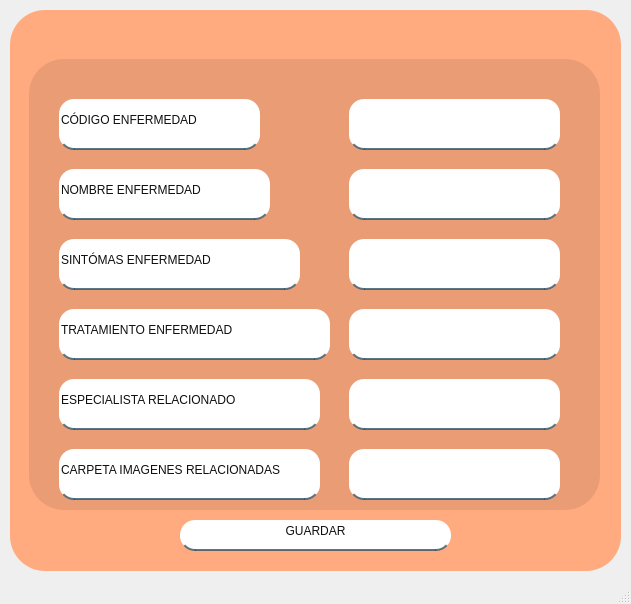
<?xml version="1.0" encoding="UTF-8"?>
<ui version="4.0">
 <class>MainWindow</class>
 <widget class="QMainWindow" name="MainWindow">
  <property name="geometry">
   <rect>
    <x>0</x>
    <y>0</y>
    <width>631</width>
    <height>604</height>
   </rect>
  </property>
  <property name="windowTitle">
   <string>MainWindow</string>
  </property>
  <widget class="QWidget" name="centralwidget">
   <widget class="QWidget" name="widget" native="true">
    <property name="geometry">
     <rect>
      <x>10</x>
      <y>10</y>
      <width>611</width>
      <height>561</height>
     </rect>
    </property>
    <property name="styleSheet">
     <string notr="true">background-color: rgb(255, 170, 127);
border-radius: 35px;</string>
    </property>
    <widget class="QFrame" name="frame">
     <property name="geometry">
      <rect>
       <x>19</x>
       <y>49</y>
       <width>571</width>
       <height>451</height>
      </rect>
     </property>
     <property name="styleSheet">
      <string notr="true">background-color: rgb(234, 156, 117);</string>
     </property>
     <property name="frameShape">
      <enum>QFrame::StyledPanel</enum>
     </property>
     <property name="frameShadow">
      <enum>QFrame::Raised</enum>
     </property>
     <widget class="QLineEdit" name="lineEdit">
      <property name="geometry">
       <rect>
        <x>30</x>
        <y>40</y>
        <width>201</width>
        <height>51</height>
       </rect>
      </property>
      <property name="toolTip">
       <string>&lt;html&gt;&lt;head/&gt;&lt;body&gt;&lt;p align=&quot;center&quot;&gt;&lt;br/&gt;&lt;/p&gt;&lt;/body&gt;&lt;/html&gt;</string>
      </property>
      <property name="styleSheet">
       <string notr="true">font: 75 11pt &quot;Segoe Script&quot;;
background-color: rgb(255, 255, 255);
border:none;
border-bottom:2px solid rgba(46,82,101,200);
color:rgba(0,0,0,240);
padding-bottom:7px; 
border-radius: 15px;
</string>
      </property>
      <property name="text">
       <string>CÓDIGO ENFERMEDAD</string>
      </property>
     </widget>
     <widget class="QLineEdit" name="codigo">
      <property name="geometry">
       <rect>
        <x>320</x>
        <y>40</y>
        <width>211</width>
        <height>51</height>
       </rect>
      </property>
      <property name="styleSheet">
       <string notr="true">font: 75 12pt &quot;Times New Roman&quot;;
background-color: rgb(255, 255, 255);
border:none;
border-bottom:2px solid rgba(46,82,101,200);
color:rgba(0,0,0,240);
padding-bottom:7px; 
border-radius: 15px;
</string>
      </property>
      <property name="alignment">
       <set>Qt::AlignCenter</set>
      </property>
      <property name="placeholderText">
       <string/>
      </property>
     </widget>
     <widget class="QLineEdit" name="lineEdit_2">
      <property name="geometry">
       <rect>
        <x>30</x>
        <y>110</y>
        <width>211</width>
        <height>51</height>
       </rect>
      </property>
      <property name="styleSheet">
       <string notr="true">font: 75 11pt &quot;Segoe Script&quot;;
background-color: rgb(255, 255, 255);
border:none;
border-bottom:2px solid rgba(46,82,101,200);
color:rgba(0,0,0,240);
padding-bottom:7px; 
border-radius: 15px;
</string>
      </property>
      <property name="text">
       <string>NOMBRE ENFERMEDAD</string>
      </property>
     </widget>
     <widget class="QLineEdit" name="lineEdit_3">
      <property name="geometry">
       <rect>
        <x>30</x>
        <y>180</y>
        <width>241</width>
        <height>51</height>
       </rect>
      </property>
      <property name="styleSheet">
       <string notr="true">font: 75 11pt &quot;Segoe Script&quot;;
background-color: rgb(255, 255, 255);
border:none;
border-bottom:2px solid rgba(46,82,101,200);
color:rgba(0,0,0,240);
padding-bottom:7px; 
border-radius: 15px;
</string>
      </property>
      <property name="text">
       <string>SINTÓMAS ENFERMEDAD</string>
      </property>
     </widget>
     <widget class="QLineEdit" name="nombre">
      <property name="geometry">
       <rect>
        <x>320</x>
        <y>110</y>
        <width>211</width>
        <height>51</height>
       </rect>
      </property>
      <property name="styleSheet">
       <string notr="true">font: 75 12pt &quot;Times New Roman&quot;;
background-color: rgb(255, 255, 255);
border:none;
border-bottom:2px solid rgba(46,82,101,200);
color:rgba(0,0,0,240);
padding-bottom:7px; 
border-radius: 15px;
</string>
      </property>
      <property name="alignment">
       <set>Qt::AlignCenter</set>
      </property>
      <property name="placeholderText">
       <string/>
      </property>
     </widget>
     <widget class="QLineEdit" name="sintomas">
      <property name="geometry">
       <rect>
        <x>320</x>
        <y>180</y>
        <width>211</width>
        <height>51</height>
       </rect>
      </property>
      <property name="styleSheet">
       <string notr="true">font: 75 12pt &quot;Times New Roman&quot;;
background-color: rgb(255, 255, 255);
border:none;
border-bottom:2px solid rgba(46,82,101,200);
color:rgba(0,0,0,240);
padding-bottom:7px; 
border-radius: 15px;
</string>
      </property>
      <property name="alignment">
       <set>Qt::AlignCenter</set>
      </property>
      <property name="placeholderText">
       <string/>
      </property>
     </widget>
     <widget class="QLineEdit" name="lineEdit_4">
      <property name="geometry">
       <rect>
        <x>30</x>
        <y>320</y>
        <width>261</width>
        <height>51</height>
       </rect>
      </property>
      <property name="styleSheet">
       <string notr="true">font: 75 11pt &quot;Segoe Script&quot;;
background-color: rgb(255, 255, 255);
border:none;
border-bottom:2px solid rgba(46,82,101,200);
color:rgba(0,0,0,240);
padding-bottom:7px; 
border-radius: 15px;
</string>
      </property>
      <property name="text">
       <string>ESPECIALISTA RELACIONADO</string>
      </property>
     </widget>
     <widget class="QLineEdit" name="lineEdit_5">
      <property name="geometry">
       <rect>
        <x>30</x>
        <y>250</y>
        <width>271</width>
        <height>51</height>
       </rect>
      </property>
      <property name="styleSheet">
       <string notr="true">font: 75 11pt &quot;Segoe Script&quot;;
background-color: rgb(255, 255, 255);
border:none;
border-bottom:2px solid rgba(46,82,101,200);
color:rgba(0,0,0,240);
padding-bottom:7px; 
border-radius: 15px;
</string>
      </property>
      <property name="text">
       <string>TRATAMIENTO ENFERMEDAD</string>
      </property>
     </widget>
     <widget class="QLineEdit" name="tratamiento">
      <property name="geometry">
       <rect>
        <x>320</x>
        <y>250</y>
        <width>211</width>
        <height>51</height>
       </rect>
      </property>
      <property name="styleSheet">
       <string notr="true">font: 75 12pt &quot;Times New Roman&quot;;
background-color: rgb(255, 255, 255);
border:none;
border-bottom:2px solid rgba(46,82,101,200);
color:rgba(0,0,0,240);
padding-bottom:7px; 
border-radius: 15px;
</string>
      </property>
      <property name="alignment">
       <set>Qt::AlignCenter</set>
      </property>
      <property name="placeholderText">
       <string/>
      </property>
     </widget>
     <widget class="QLineEdit" name="especialista">
      <property name="geometry">
       <rect>
        <x>320</x>
        <y>320</y>
        <width>211</width>
        <height>51</height>
       </rect>
      </property>
      <property name="styleSheet">
       <string notr="true">font: 75 12pt &quot;Times New Roman&quot;;
background-color: rgb(255, 255, 255);
border:none;
border-bottom:2px solid rgba(46,82,101,200);
color:rgba(0,0,0,240);
padding-bottom:7px; 
border-radius: 15px;
</string>
      </property>
      <property name="alignment">
       <set>Qt::AlignCenter</set>
      </property>
      <property name="placeholderText">
       <string/>
      </property>
     </widget>
     <widget class="QLineEdit" name="carpeta">
      <property name="geometry">
       <rect>
        <x>320</x>
        <y>390</y>
        <width>211</width>
        <height>51</height>
       </rect>
      </property>
      <property name="styleSheet">
       <string notr="true">font: 75 12pt &quot;Times New Roman&quot;;
background-color: rgb(255, 255, 255);
border:none;
border-bottom:2px solid rgba(46,82,101,200);
color:rgba(0,0,0,240);
padding-bottom:7px; 
border-radius: 15px;
</string>
      </property>
      <property name="alignment">
       <set>Qt::AlignCenter</set>
      </property>
      <property name="placeholderText">
       <string/>
      </property>
     </widget>
     <widget class="QLineEdit" name="lineEdit_6">
      <property name="geometry">
       <rect>
        <x>30</x>
        <y>390</y>
        <width>261</width>
        <height>51</height>
       </rect>
      </property>
      <property name="toolTip">
       <string>&lt;html&gt;&lt;head/&gt;&lt;body&gt;&lt;p align=&quot;center&quot;&gt;&lt;span style=&quot; font-size:8pt;&quot;&gt;INVESTIGA Y CARGA EN ESTE CAMPO &lt;/span&gt;&lt;/p&gt;&lt;p align=&quot;center&quot;&gt;&lt;span style=&quot; font-size:8pt;&quot;&gt;UNA CARPETA CON IMAGENES RELACIONADAS&lt;/span&gt;&lt;/p&gt;&lt;/body&gt;&lt;/html&gt;</string>
      </property>
      <property name="styleSheet">
       <string notr="true">font: 75 9pt &quot;Segoe Script&quot;;
background-color: rgb(255, 255, 255);
border:none;
border-bottom:2px solid rgba(46,82,101,200);
color:rgba(0,0,0,240);
padding-bottom:7px; 
border-radius: 15px;
</string>
      </property>
      <property name="text">
       <string>CARPETA IMAGENES RELACIONADAS</string>
      </property>
     </widget>
    </widget>
    <widget class="QPushButton" name="salir">
     <property name="geometry">
      <rect>
       <x>550</x>
       <y>10</y>
       <width>37</width>
       <height>33</height>
      </rect>
     </property>
     <property name="mouseTracking">
      <bool>true</bool>
     </property>
     <property name="styleSheet">
      <string notr="true">QPushButton {
    border: 0px;
}

QPushButton:hover {
    border: 5px solid ;
	border-color: rgb(255, 255, 255);
	background-color: rgb(255, 255, 255);
}
</string>
     </property>
     <property name="text">
      <string/>
     </property>
     <property name="icon">
      <iconset>
       <normaloff>../login/icons8-cerrar-ventana-50.png</normaloff>../login/icons8-cerrar-ventana-50.png</iconset>
     </property>
     <property name="iconSize">
      <size>
       <width>33</width>
       <height>33</height>
      </size>
     </property>
    </widget>
    <widget class="QPushButton" name="minimizar">
     <property name="geometry">
      <rect>
       <x>510</x>
       <y>10</y>
       <width>37</width>
       <height>33</height>
      </rect>
     </property>
     <property name="mouseTracking">
      <bool>true</bool>
     </property>
     <property name="styleSheet">
      <string notr="true">QPushButton {
    border: 0px;
}

QPushButton:hover {
    border: 5px solid ;
	border-color: rgb(255, 255, 255);
	background-color: rgb(255, 255, 255);
}
</string>
     </property>
     <property name="text">
      <string/>
     </property>
     <property name="icon">
      <iconset>
       <normaloff>../login/icons8-minimizar-30.png</normaloff>../login/icons8-minimizar-30.png</iconset>
     </property>
     <property name="iconSize">
      <size>
       <width>33</width>
       <height>33</height>
      </size>
     </property>
    </widget>
    <widget class="QPushButton" name="GUARDAR">
     <property name="geometry">
      <rect>
       <x>170</x>
       <y>510</y>
       <width>271</width>
       <height>31</height>
      </rect>
     </property>
     <property name="layoutDirection">
      <enum>Qt::LeftToRight</enum>
     </property>
     <property name="autoFillBackground">
      <bool>false</bool>
     </property>
     <property name="styleSheet">
      <string notr="true">QPushButton {
    font: 75 12pt &quot;Times New Roman&quot;;
    background-color: rgb(255, 255, 255);
    border: none;
    border-bottom: 2px solid rgba(46, 82, 101, 200);
    color: rgba(0, 0, 0, 240);
    padding-bottom: 7px;
    border-radius: 15px;
}

QPushButton:hover {
  
	background-color: rgb(255, 255, 0);
}</string>
     </property>
     <property name="text">
      <string>GUARDAR</string>
     </property>
    </widget>
   </widget>
  </widget>
  <widget class="QMenuBar" name="menubar">
   <property name="geometry">
    <rect>
     <x>0</x>
     <y>0</y>
     <width>631</width>
     <height>21</height>
    </rect>
   </property>
  </widget>
  <widget class="QStatusBar" name="statusbar"/>
 </widget>
 <resources/>
 <connections/>
</ui>
